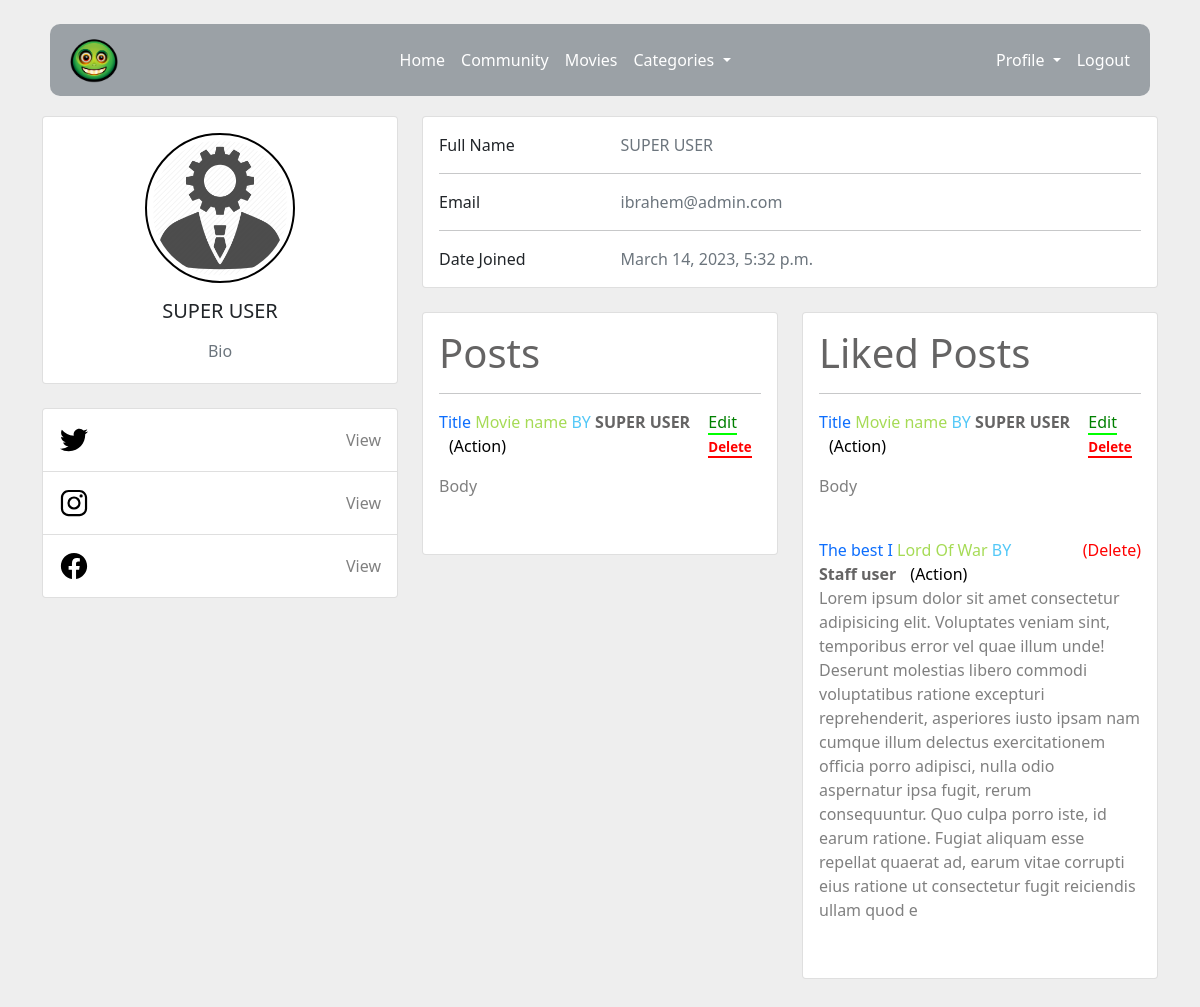
Before: /members/1/profile (signed in) with the older database file.
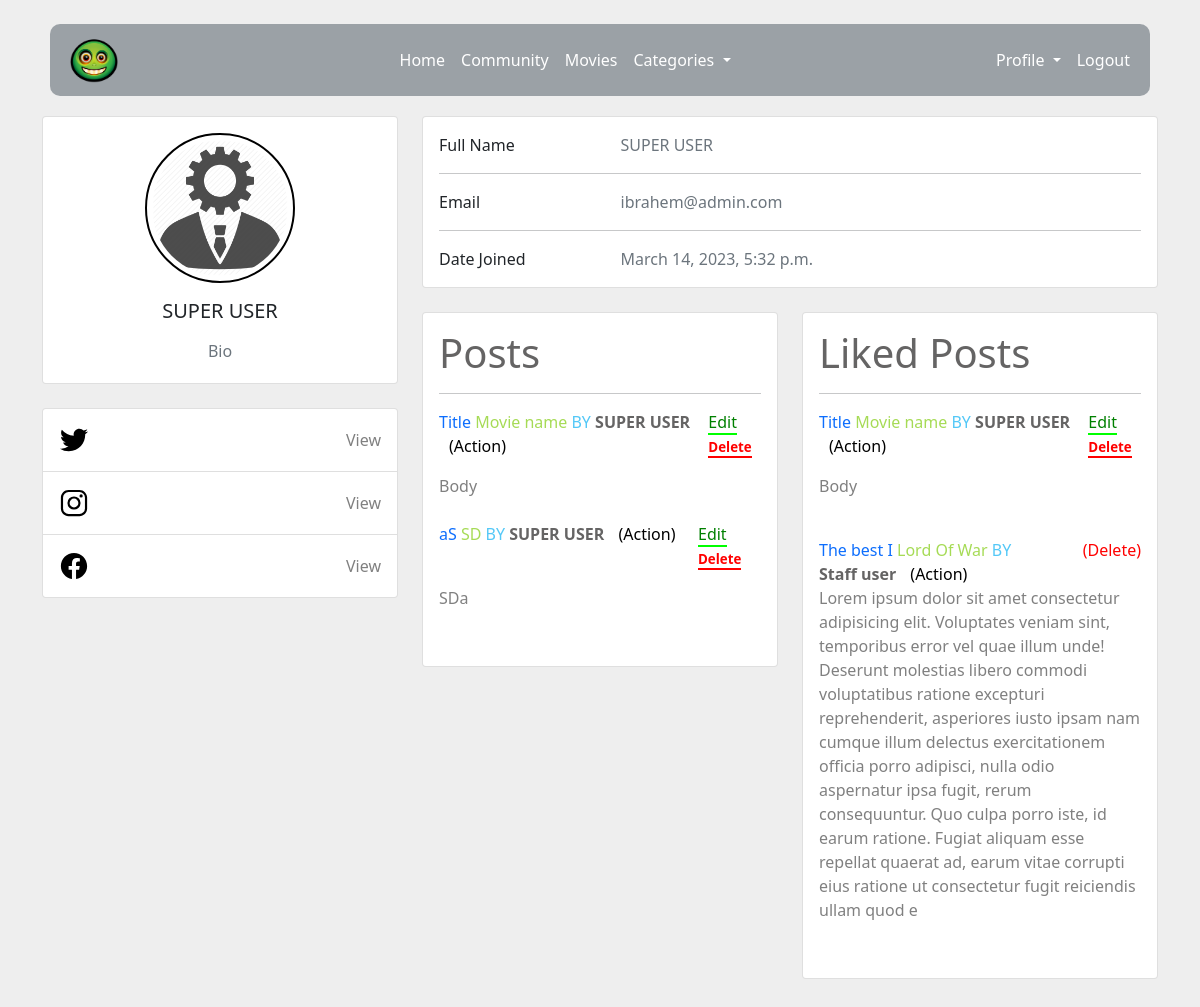
After: the same page with the newer database file.
### community_blog/models.py (models this page shows, shortened)
class Profile(models.Model):
    user = models.OneToOneField(
        User, null=True, blank=True, on_delete=models.CASCADE)
    bio = models.TextField()
    profile_pic = models.ImageField(
        null=True, blank=True, upload_to='images/profile')
    fb_url = models.URLField(max_length=200, null=True, blank=True)
    tw_url = models.URLField(max_length=200, null=True, blank=True)
    insta_url = models.URLField(max_length=200, null=True, blank=True)

class Post(models.Model):
    title = models.CharField(max_length=255)
    movie_name = models.TextField()
    category = models.CharField(max_length=255)
    body = models.TextField()
    movie_poster = models.ImageField(
        null=False, blank=False, upload_to='images/')
    author = models.ForeignKey(User, on_delete=models.CASCADE)
    likes = models.ManyToManyField(User, related_name='community_blog')
    Publication_date = models.DateTimeField(auto_now_add=True)

### members/views.py (the view)
# urls.py: path('<int:pk>/profile', ShowProfileView,
def ShowProfileView(request, pk=None):
    if pk:
        post_owner = get_object_or_404(User, pk=pk)
        user_posts = Post.objects.filter(author_id=pk)
        user_likes = Post.objects.filter(likes__in=[pk])
    else:
        post_owner = request
        user_posts = Post.objects.filter(author_id=pk)
        user_likes = Post.objects.filter(likes__in=[pk])
    return render(request, '../templates/registration/user_profile.html', {'post_owner': post_owner, 'user_posts': user_posts, 'user_likes': user_likes})

### community_blog/category_context_proccessor.py (called while the page is built)
def get_context_data(self, *args, **kwargs):
    categories_menu = Category.objects.all()
    return {'categories_menu': categories_menu}

### community_blog/models.py (called while the page is built)
    def __str__(self):
        return self.name

### members/auth.py (called while the page is built)
    def get_user(self, user_id):
        try:
            return get_user_model().objects.get(pk=user_id)
        except get_user_model().DoesNotExist:
            return None

### members/templates/registration/user_profile.html (shortened to what this page needs)
{% extends 'base.html' %}
{% load static %}
{% block content %}
{% if user.is_authenticated %}
<section>
  <div class="row" style="margin-bottom: 5vw;">
    <div class="col-lg-4">
      <div class="card mb-4">
        <div class="card-body text-center">
          {% if post_owner.profile.profile_pic %}
          <img
            src="{{ post_owner.profile.profile_pic.url }}"
            class="rounded-circle img-fluid"
            width="100"
            height="100"
            style="width: 150px; border: 2px black solid;padding: 5px;"
          />
          {% else %}
          <img
            src="{% static 'assets/image/person.svg' %}"
            class="rounded-circle img-fluid"
            style="width: 150px; border: 2px black solid;padding: 5px;"
          />
          {% endif %}
          <h5 class="my-3">{{ post_owner.get_full_name }}</h5>
          <p class="text-muted mb-1">{{ post_owner.profile.bio }}</p>
        </div>
      </div>
      <div class="card mb-4 mb-lg-0">
        <div class="card-body p-0">
          {% if post_owner.profile.tw_url %}
          <ul class="list-group list-group-flush rounded-3">
            <li class="list-group-item d-flex justify-content-between align-items-center p-3">
              <img width="30" src="{% static '/assets/image/logo-twitter.svg' %}" >
              <a href="{{ post_owner.profile.tw_url }}" style="color: gray;text-decoration: none;">View</a>
            </li>
            {% endif %}
            {% if post_owner.profile.insta_url %}
            <li class="list-group-item d-flex justify-content-between align-items-center p-3">
              <img width="30" src="{% static '/assets/image/logo-instagram.svg' %}" >
              <a href="{{ post_owner.profile.insta_url }}" style="color: gray;text-decoration: none;">View</a>
            </li>
            {% endif %}
            {% if post_owner.profile.fb_url %}
            <li class="list-group-item d-flex justify-content-between align-items-center p-3">
              <img width="30" src="{% static '/assets/image/logo-facebook.svg' %}" >
              <a href="{{ post_owner.profile.fb_url }}" style="color: gray;text-decoration: none;">View</a>
            </li>
          </ul>
          {% endif %}
        </div>
      </div>
    </div>
    <div class="col-lg-8">
      <div class="card mb-4">
        <div class="card-body">
          <div class="row">
            <div class="col-sm-3">
              <p class="mb-0">Full Name</p>
            </div>
            <div class="col-sm-9">
              <p class="text-muted mb-0">{{ post_owner.get_full_name }}</p>
            </div>
          </div>
          <hr>
          <div class="row">
            <div class="col-sm-3">
              <p class="mb-0">Email</p>
            </div>
            <div class="col-sm-9">
              <p class="text-muted mb-0">{{ post_owner.email }}</p>
            </div>
          </div>
          <hr>
          <div class="row">
            <div class="col-sm-3">
              <p class="mb-0">Date Joined</p>
            </div>
            <div class="col-sm-9">
              <p class="text-muted mb-0">{{ post_owner.date_joined }}</p>
            </div>
          </div>
        </div>
      </div>
      <div class="row">
        <div class="col-md-6">
          {% if user_posts %}
          <div class="card mb-4 mb-md-0">
            <div class="card-body">
              <h1 style="color: #656464;">Posts</h1>
              <hr>
              <ul style="padding: 0">
                {% for post in user_posts %}
                <li style="display: flex; justify-content: space-between">
                  <div>
                    <a
                      style="text-decoration: none"
                      href=" {% url 'article_details' post.pk %} "
                      >{{ post.title|slice:10 }}
                    </a>
                    <span style="color: rgb(166, 219, 86)"> {{ post.movie_name|slice:10 }}</span>
                    <span style="color: #54c8f7">BY
                      <a
                        href="{% url 'show_profile' post.author_id %}"
                        style="text-decoration: none; font-weight: 600;color: #656464;"
                      >
                        {{ post.author.get_full_name }}</a
                      >
                    </span>
                    <a
                      style="color: black; text-decoration: none; padding-left: 10px"
                      href="{% url 'category' post.category %}"
                      >({{ post.category }})</a
                    >
                  </div>
                  {% if user.id == post.author.id %}
                  <p style="width: 5.25vw;">
                    <a
                      style="
                        text-decoration: none;
                        color: green;
                        border-bottom: lime 2px solid;
                      "
                      href="{% url 'update_post' post.pk %}"
                      >Edit</a
                    >
                    <a
                      style="
                        text-decoration: none;
                        color: red;
                        border-bottom: red 2px solid;
                        font-weight: 600;
                        font-size: smaller;
                      "
                      href="{% url 'delete_post' post.pk %}"
                      >Delete</a
                    >
                  </p>
                  {% endif %}
                </li>
                <li style="list-style-type: none">
                  <a
                    style="text-decoration: none; width: 15%; color: gray"
                    href=" {% url 'article_details' post.pk %} "
                    >{{ post.body|slice:'500' }}</a
                  >
                </li>
                <br />
                {% endfor %}
              </ul>
              {% endif %}
            </div>
          </div>
        </div>
        {% if user_likes %}
        <div class="col-md-6">
          <div class="card mb-4 mb-md-0">
            <div class="card-body">
              <h1 style="color: #656464;">Liked Posts</h1>
              <hr>
              {% for post in user_likes %}
              <ul style="padding: 0">
                <li style="display: flex; justify-content: space-between">
                  <div>
                    <a
                      style="text-decoration: none"
                      href=" {% url 'article_details' post.pk %} "
                      >{{ post.title|slice:10 }}
                    </a>
                    <span style="color: rgb(166, 219, 86)"> {{ post.movie_name }}</span>
                    <span style="color: #54c8f7">BY
                      <a
                        href="{% url 'show_profile' post.author_id %}"
                        style="text-decoration: none; font-weight: 600;color: #656464;"
                      >
                        {{ post.author.get_full_name }}</a
                      >
                    </span>
                    <a
                      style="color: black; text-decoration: none; padding-left: 10px"
                      href="{% url 'category' post.category %}"
                      >({{ post.category }})</a
                    >
                  </div>
                  {% if user.id == post.author.id %}
                  <p style="width: 5.25vw;">
                    <a
                      style="
                        text-decoration: none;
                        color: green;
                        border-bottom: lime 2px solid;
                      "
                      href="{% url 'update_post' post.pk %}"
                      >Edit</a
                    >
                    <a
                      style="
                        text-decoration: none;
                        color: red;
                        border-bottom: red 2px solid;
                        font-weight: 600;
                        font-size: smaller;
                      "
                      href="{% url 'delete_post' post.pk %}"
                      >Delete</a
                    >
                  </p>
                  {% endif %}
                  {% if user.is_superuser %}
                  {% if user.id != post.author.id %}
                  <a
                    style="text-decoration: none; color: red; padding-left: 3vw"
                    href="{% url 'delete_post' post.pk %}"
                    >(Delete)</a
                  >
                  {% endif %}
                  {% endif %}
                </li>
                <li style="list-style-type: none">
                  <a
                    style="text-decoration: none; width: 15%; color: gray"
                    href=" {% url 'article_details' post.pk %} "
                    >{{ post.body|slice:'500' }}</a
                  >
                </li>
                <br />
              </ul>
              {% endfor %}
              {% endif %}
            </div>
          </div>
        </div>
      </div>
    </div>
  </div>
</div>
{% endif %}
{% endblock %}

### community_blog/templates/base.html (shortened to what this page needs)
{% load static %}
<!DOCTYPE html>
<html lang="en">
  <head>
    <link
      href="https://cdn.jsdelivr.net/npm/bootstrap@5.0.2/dist/css/bootstrap.min.css"
      rel="stylesheet"
    />
  </head>
  <body>
    <br />
    {% block nav %}
    <nav
      class="navbar navbar-expand-lg p-2 navbar-dark"
      style="
        margin-left: 50px;
        margin-right: 50px;
        margin-bottom: 20px;
        background-color: #6c757da1;
        border-radius: 10px;
      "
    >
      <div class="container" style="position: relative">
        <a class="navbar-brand fa-2xl" href="{% url 'Home' %}"
          ><img
            style="width: 3rem"
            src="{% static 'assets/image/icon.png' %}"
            alt=""
            id="the-icon"
        /></a>
        <div class="collapse navbar-collapse" id="navbarSupportedContent">
          <ul class="navbar-nav mx-auto mb-2 mb-lg-0">
            <li class="nav-item">
              <a
                class="nav-link active"
                aria-current="page"
                href="{% url 'Home' %}"
                style="color: white"
                >Home</a
              >
            </li>
            <li class="nav-item">
              <a
                class="nav-link"
                href="{% url 'community' %}"
                style="color: white"
                >Community</a
              >
            </li>
            <li class="nav-item">
              <a class="nav-link" href="{% url 'movies' %}" style="color: white"
                >Movies</a
              >
            </li>
            {% if categories_menu %}
            <li class="nav-item dropdown">
              <a
                class="nav-link dropdown-toggle"
                style="color: white"
                role="button"
                data-bs-toggle="dropdown"
                aria-expanded="false"
              >
                Categories
              </a>
            </li>
            {% endif %}
          </ul>
          {% if user.is_authenticated %}
          <li class="nav-item dropdown" style="list-style: none">
            <a
              class="nav-link dropdown-toggle"
              id="navbarDropdown"
              role="button"
              style="color: white; padding-left: 0"
              data-bs-toggle="dropdown"
              aria-expanded="false"
            >
              Profile
            </a>
          </li>
          <a
            style="text-decoration: none; color: white; padding-left: 0"
            href="{% url 'logout' %}"
            >Logout</a
          >
          {% endif %}
        </div>
      </div>
    </nav>
    {% endblock %}
    <div class="container">{% block content %} {% endblock %}</div>
  </body>
</html>

### members/templates/registration/user_profile.html (style rules this page uses)
body { background-color: #eee; }

Changed rows visible on the page:
added Post: title "aS", movie_name "SD", author.get_full_name "SUPER USER", category "Action", shows "Edit", body "SDa", shown under "Posts"
